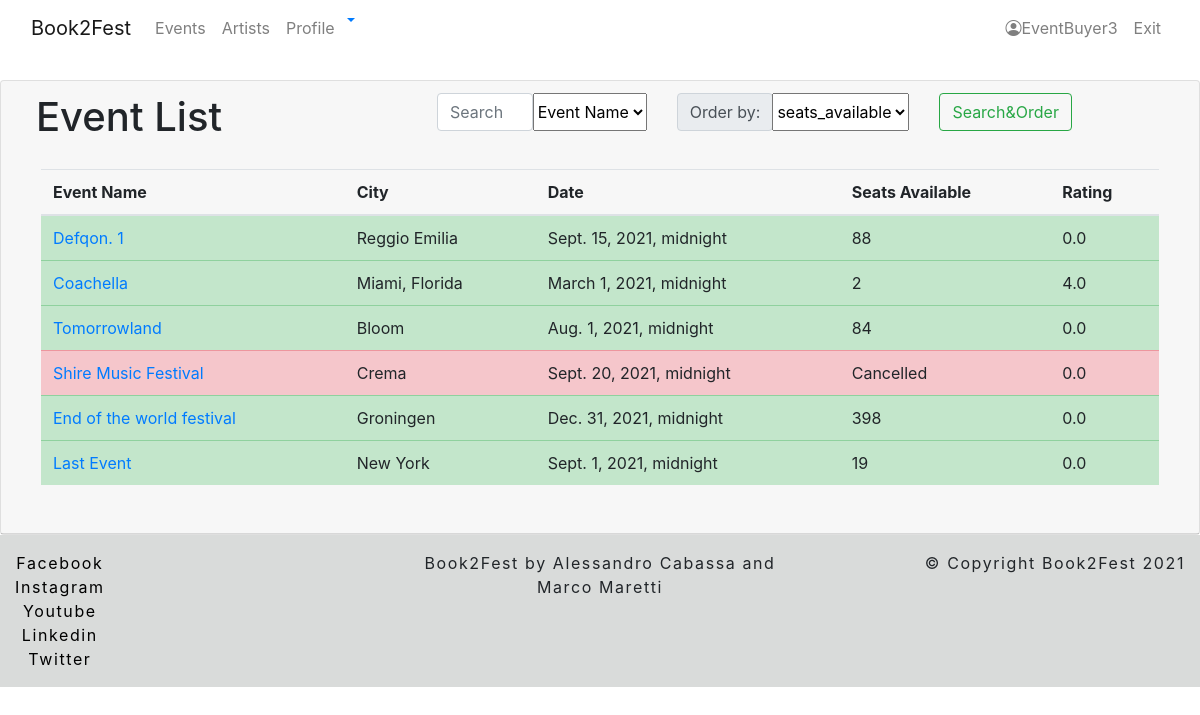
/book2fest/event/list (signed in), run on the app's committed database.
### book2fest/models.py (models this page shows, shortened)
class EventProfile(models.Model):
    user = models.ForeignKey(OrganizerProfile, related_name='event_user', on_delete=models.CASCADE)
    event_name = models.CharField(max_length=60)
    brief_description = models.TextField()
    description = models.TextField()
    artist_list = models.ManyToManyField(Artist)
    city = models.CharField(max_length=32)
    province = models.CharField(max_length=2)
    cap = models.CharField(max_length=5)
    country = models.CharField(max_length=32)
    address = models.CharField(max_length=32)
    how_to_reach = models.CharField(max_length=300)
    max_capacity = models.IntegerField()
    seats_available = models.IntegerField(default=None, blank=True, null=True)
    avg_rating = models.FloatField(default=None, blank=True, null=True)
    event_start = models.DateTimeField()
    event_end = models.DateTimeField()
    services = models.ManyToManyField(Service)
    cancelled = models.BooleanField(default=False)
    @property
    def is_past(self):
        return date.today() > self.event_end

### book2fest/views.py (the view, shortened to what this page needs)
# urls.py: path('event/list', EventList.as_view(), name='event-list'),
class EventList(ListView):
    model = EventProfile
    template_name = "book2fest/event/list.html"
    def get_queryset(self):
        result = super(EventList, self).get_queryset()
        query = self.request.GET.get('search', None)
        filter = self.request.GET.get('search-filter', None)
        return result
    def get_ordering(self):
        ordering = self.request.GET.get('order-filter')
        if ordering == "avg_rating":
            ordering = "-avg_rating"
        if ordering == "seats_available":
            ordering = "-seats_available"
        return ordering
    def get_context_data(self, *, object_list=None, **kwargs):
        context = super(EventList, self).get_context_data(**kwargs)
        context['order_filters'] = ['event_name', 'event_start', 'avg_rating', 'seats_available']
        try:
            for event in self.object_list:
                event.seats_available = get_seat_available(event.pk)
                event_seats = Seat.objects.all().filter(event=event.pk)
                event_tickets = Ticket.objects.all().filter(seat__in=event_seats)
                qs = Review.objects.filter(ticket__in=event_tickets).aggregate(Avg('rating'))
                if not qs.get('rating__avg'):
                    event.avg_rating = 0.0
                else:
                    event.avg_rating = qs.get('rating__avg')
                event.save()
            if not isinstance(self.request.user, AnonymousUser):
                context['organizer'] = OrganizerProfile.objects.get(user=self.request.user)
        except ObjectDoesNotExist:
            context['organizer'] = None
        return context

### book2fest/views.py (called while the page is built)
def get_seat_available(event_id):
    if event_id:
        return Seat.objects.all().filter(event=event_id, available=True).count()
    else:
        return None

### book2fest/templates/book2fest/event/list.html (shortened to what this page needs)
{% extends 'base_list.html' %}
{% block content_title %}Event List{% endblock %}
{% block thead %}
    <th>Event Name</th>
    <th>City</th>
    <th>Date</th>
    <th>Seats Available</th>
    <th>Rating</th>
{% endblock %}
{% block tbody %}
    {% for event in object_list  %}
        {% if event.available == 0 or event.cancelled or event.is_past%}
            <tr class="table-danger">
                {% else %}
            <tr class="table-success">
        {% endif %}
    <td><a href="{% url 'book2fest:event-detail' event.pk %}">{{ event.event_name }}</a></td>
    <td>{{ event.city }}</td>
    <td>{{ event.event_start }}</td>
    {% if event.cancelled %}
        <td>Cancelled</td>
    {% else %}
        <td>{{ event.seats_available}}</td>
    {% endif %}
    <td>{{event.avg_rating}}</td>
    </tr>
    {% endfor %}
{% endblock %}

### templates/navbar.html (shortened to what this page needs)
{% load notifications_tags %}
<header>
    <nav class="navbar navbar-expand-md navbar-light bg-white fixed-top">
        <div class="container-fluid">
            <a class="navbar-brand" href="{% url 'homepage' %}">Book2Fest</a>
            <div class="navbar-collapse collapse justify-content-between " id="navbarCollapse">
                <ul class="navbar-nav me-auto mb-2 mb-md-0 ">
                    <li class="nav-item">
                        <a class="nav-link" aria-current="page" href="{% url 'book2fest:event-list' %}">Events</a>
                    </li>
                    <li class="nav-item">
                        <a class="nav-link" href="{% url 'book2fest:artist-list' %}">Artists</a>
                    </li>
                    <li class="nav-item">
                        <a class="nav-link" href="{% url 'book2fest:profile' %}">Profile</a>
                    </li>
                    <li class="dropdown">
                        <a href="#" class="dropdown-toggle" data-toggle="dropdown">
                        </a>
                    </li>
                </ul>
                <ul class="navbar-nav">
                    <li class="nav-item">
                        {% if not user.is_authenticated %}
                            <ul class="navbar-nav me-auto mb-2 mb-md-0 ">
                                <li class="nav-item">
                                    <a class="nav-link" href="{% url 'login' %}">Log in</a>
                                </li>
                                <li>
                                    <a class="nav-link" href="{% url 'user-create' %}">Register</a>
                                </li>
                            </ul>
                        {% else %}
                            <ul class="navbar-nav me-auto mb-2 mb-md-0 ">
                                <li class="nav-item">
                            <a class="nav-link" href="{% url 'book2fest:profile' %}"><i class="bi bi-person-circle"></i>{{ user.username }}</a>
                                </li>
                                <li>
                                    <a class="nav-link" href="{% url 'logout' %}">Exit</a>
                                </li>
                            </ul>
                        {% endif %}
                    </li>
                </ul>
            </div>
        </div>
    </nav>
</header>

### static/css/main.css (style rules this page uses)
body { margin-top: 5rem; overflow-x: hidden; }

### data on the page
EventProfile: event_name "Defqon. 1", city "Reggio Emilia", event_start "Sept. 15, 2021, midnight", seats_available "88", avg_rating "0.0"
EventProfile: event_name "Coachella", city "Miami, Florida", event_start "March 1, 2021, midnight", seats_available "2", avg_rating "4.0"
EventProfile: event_name "Tomorrowland", city "Bloom", event_start "Aug. 1, 2021, midnight", seats_available "84", avg_rating "0.0"
EventProfile: event_name "Shire Music Festival", city "Crema", event_start "Sept. 20, 2021, midnight", cancelled "Cancelled", avg_rating "0.0"
EventProfile: event_name "End of the world festival", city "Groningen", event_start "Dec. 31, 2021, midnight", seats_available "398", avg_rating "0.0"
EventProfile: event_name "Last Event", city "New York", event_start "Sept. 1, 2021, midnight", seats_available "19", avg_rating "0.0"

### other printed values
{{ user.username }} "EventBuyer3"
form field order-filter "seats_available"
